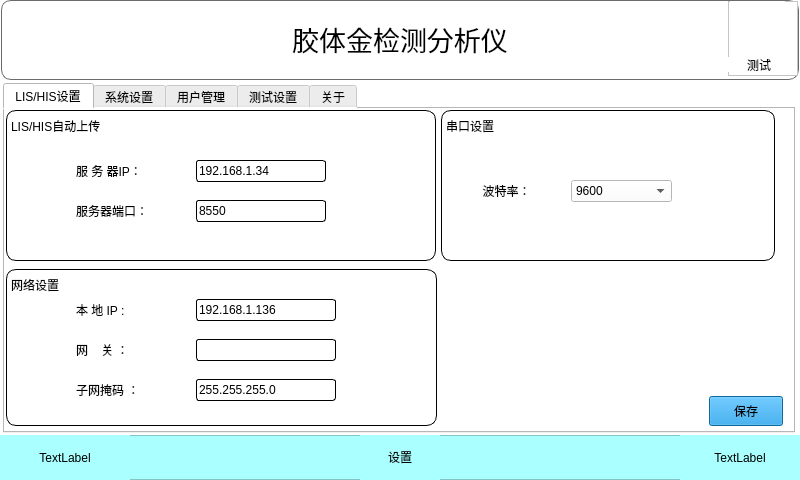
<?xml version="1.0" encoding="UTF-8"?>
<ui version="4.0">
 <class>Form</class>
 <widget class="QWidget" name="Form">
  <property name="geometry">
   <rect>
    <x>0</x>
    <y>0</y>
    <width>800</width>
    <height>480</height>
   </rect>
  </property>
  <property name="windowTitle">
   <string>Form</string>
  </property>
  <property name="styleSheet">
   <string notr="true">background-color:rgb(255, 255, 255)</string>
  </property>
  <widget class="QFrame" name="top">
   <property name="geometry">
    <rect>
     <x>1</x>
     <y>0</y>
     <width>798</width>
     <height>80</height>
    </rect>
   </property>
   <property name="styleSheet">
    <string notr="true">QWidget#top{

border: 1px solid rgb(106, 106, 106);
border-radius: 10px;
}
</string>
   </property>
   <property name="frameShape">
    <enum>QFrame::StyledPanel</enum>
   </property>
   <property name="frameShadow">
    <enum>QFrame::Raised</enum>
   </property>
   <widget class="QLabel" name="label">
    <property name="geometry">
     <rect>
      <x>209</x>
      <y>1</y>
      <width>380</width>
      <height>75</height>
     </rect>
    </property>
    <property name="font">
     <font>
      <family>AcadEref</family>
      <pointsize>20</pointsize>
     </font>
    </property>
    <property name="text">
     <string>胶体金检测分析仪</string>
    </property>
    <property name="alignment">
     <set>Qt::AlignCenter</set>
    </property>
   </widget>
   <widget class="QFrame" name="backBtn">
    <property name="geometry">
     <rect>
      <x>727</x>
      <y>1</y>
      <width>70</width>
      <height>75</height>
     </rect>
    </property>
    <property name="frameShape">
     <enum>QFrame::StyledPanel</enum>
    </property>
    <property name="frameShadow">
     <enum>QFrame::Raised</enum>
    </property>
    <widget class="QLabel" name="label_11">
     <property name="geometry">
      <rect>
       <x>2</x>
       <y>0</y>
       <width>55</width>
       <height>55</height>
      </rect>
     </property>
     <property name="text">
      <string/>
     </property>
     <property name="pixmap">
      <pixmap>../img/setup.png</pixmap>
     </property>
     <property name="alignment">
      <set>Qt::AlignCenter</set>
     </property>
    </widget>
    <widget class="QLabel" name="label_2">
     <property name="geometry">
      <rect>
       <x>0</x>
       <y>56</y>
       <width>62</width>
       <height>15</height>
      </rect>
     </property>
     <property name="text">
      <string>测试</string>
     </property>
     <property name="alignment">
      <set>Qt::AlignCenter</set>
     </property>
    </widget>
   </widget>
  </widget>
  <widget class="QFrame" name="under">
   <property name="geometry">
    <rect>
     <x>0</x>
     <y>435</y>
     <width>800</width>
     <height>45</height>
    </rect>
   </property>
   <property name="styleSheet">
    <string notr="true">background-color:rgb(170, 255, 255)</string>
   </property>
   <property name="frameShape">
    <enum>QFrame::StyledPanel</enum>
   </property>
   <property name="frameShadow">
    <enum>QFrame::Raised</enum>
   </property>
   <widget class="QLabel" name="label_13">
    <property name="geometry">
     <rect>
      <x>360</x>
      <y>0</y>
      <width>80</width>
      <height>45</height>
     </rect>
    </property>
    <property name="text">
     <string>设置</string>
    </property>
    <property name="alignment">
     <set>Qt::AlignCenter</set>
    </property>
    <property name="textInteractionFlags">
     <set>Qt::TextBrowserInteraction</set>
    </property>
   </widget>
   <widget class="QLabel" name="dateLabel">
    <property name="geometry">
     <rect>
      <x>0</x>
      <y>0</y>
      <width>130</width>
      <height>45</height>
     </rect>
    </property>
    <property name="text">
     <string>TextLabel</string>
    </property>
    <property name="alignment">
     <set>Qt::AlignCenter</set>
    </property>
   </widget>
   <widget class="QLabel" name="timeLabel">
    <property name="geometry">
     <rect>
      <x>680</x>
      <y>0</y>
      <width>120</width>
      <height>45</height>
     </rect>
    </property>
    <property name="text">
     <string>TextLabel</string>
    </property>
    <property name="alignment">
     <set>Qt::AlignCenter</set>
    </property>
   </widget>
  </widget>
  <widget class="QTabWidget" name="tabWidget">
   <property name="geometry">
    <rect>
     <x>3</x>
     <y>83</y>
     <width>792</width>
     <height>350</height>
    </rect>
   </property>
   <property name="currentIndex">
    <number>0</number>
   </property>
   <widget class="QWidget" name="tab">
    <attribute name="title">
     <string>LIS/HIS设置</string>
    </attribute>
    <widget class="QFrame" name="frame_8">
     <property name="geometry">
      <rect>
       <x>436</x>
       <y>1</y>
       <width>334</width>
       <height>151</height>
      </rect>
     </property>
     <property name="styleSheet">
      <string notr="true">QWidget#frame_8{

border: 1px solid black;
border-radius: 10px;
}
</string>
     </property>
     <property name="frameShape">
      <enum>QFrame::StyledPanel</enum>
     </property>
     <property name="frameShadow">
      <enum>QFrame::Raised</enum>
     </property>
     <widget class="QLabel" name="label_4">
      <property name="geometry">
       <rect>
        <x>5</x>
        <y>5</y>
        <width>71</width>
        <height>21</height>
       </rect>
      </property>
      <property name="text">
       <string>串口设置</string>
      </property>
      <property name="alignment">
       <set>Qt::AlignLeading|Qt::AlignLeft|Qt::AlignVCenter</set>
      </property>
     </widget>
     <widget class="QLabel" name="label_5">
      <property name="geometry">
       <rect>
        <x>30</x>
        <y>70</y>
        <width>71</width>
        <height>22</height>
       </rect>
      </property>
      <property name="styleSheet">
       <string notr="true"/>
      </property>
      <property name="text">
       <string>波特率：</string>
      </property>
      <property name="alignment">
       <set>Qt::AlignCenter</set>
      </property>
     </widget>
     <widget class="QComboBox" name="comboBox">
      <property name="geometry">
       <rect>
        <x>130</x>
        <y>70</y>
        <width>101</width>
        <height>22</height>
       </rect>
      </property>
      <property name="toolTip">
       <string>&lt;html&gt;&lt;head/&gt;&lt;body&gt;&lt;p&gt;波特率&lt;/p&gt;&lt;/body&gt;&lt;/html&gt;</string>
      </property>
      <item>
       <property name="text">
        <string>9600</string>
       </property>
      </item>
      <item>
       <property name="text">
        <string>115200</string>
       </property>
      </item>
     </widget>
    </widget>
    <widget class="QFrame" name="frame_9">
     <property name="geometry">
      <rect>
       <x>1</x>
       <y>1</y>
       <width>430</width>
       <height>151</height>
      </rect>
     </property>
     <property name="styleSheet">
      <string notr="true">QWidget#frame_9{

border: 1px solid black;
border-radius: 10px;
}
</string>
     </property>
     <property name="frameShape">
      <enum>QFrame::StyledPanel</enum>
     </property>
     <property name="frameShadow">
      <enum>QFrame::Raised</enum>
     </property>
     <widget class="QLabel" name="label_6">
      <property name="geometry">
       <rect>
        <x>5</x>
        <y>5</y>
        <width>121</width>
        <height>21</height>
       </rect>
      </property>
      <property name="text">
       <string>LIS/HIS自动上传</string>
      </property>
      <property name="alignment">
       <set>Qt::AlignLeading|Qt::AlignLeft|Qt::AlignVCenter</set>
      </property>
     </widget>
     <widget class="QLabel" name="label_7">
      <property name="geometry">
       <rect>
        <x>70</x>
        <y>50</y>
        <width>90</width>
        <height>22</height>
       </rect>
      </property>
      <property name="styleSheet">
       <string notr="true"/>
      </property>
      <property name="text">
       <string>服 务 器IP：</string>
      </property>
      <property name="alignment">
       <set>Qt::AlignLeading|Qt::AlignLeft|Qt::AlignVCenter</set>
      </property>
     </widget>
     <widget class="QLabel" name="label_3">
      <property name="geometry">
       <rect>
        <x>70</x>
        <y>90</y>
        <width>90</width>
        <height>22</height>
       </rect>
      </property>
      <property name="text">
       <string>服务器端口：</string>
      </property>
      <property name="alignment">
       <set>Qt::AlignLeading|Qt::AlignLeft|Qt::AlignVCenter</set>
      </property>
     </widget>
     <widget class="QLineEdit" name="lineEdit">
      <property name="geometry">
       <rect>
        <x>190</x>
        <y>50</y>
        <width>130</width>
        <height>22</height>
       </rect>
      </property>
      <property name="styleSheet">
       <string notr="true">border: 1px solid black;
border-radius: 3px;</string>
      </property>
      <property name="text">
       <string>192.168.1.34</string>
      </property>
      <property name="cursorMoveStyle">
       <enum>Qt::LogicalMoveStyle</enum>
      </property>
     </widget>
     <widget class="QLineEdit" name="lineEdit_2">
      <property name="geometry">
       <rect>
        <x>190</x>
        <y>90</y>
        <width>130</width>
        <height>22</height>
       </rect>
      </property>
      <property name="styleSheet">
       <string notr="true">border: 1px solid black;
border-radius: 3px;</string>
      </property>
      <property name="text">
       <string>8550</string>
      </property>
      <property name="cursorMoveStyle">
       <enum>Qt::LogicalMoveStyle</enum>
      </property>
     </widget>
    </widget>
    <widget class="QFrame" name="frame_10">
     <property name="geometry">
      <rect>
       <x>1</x>
       <y>160</y>
       <width>431</width>
       <height>157</height>
      </rect>
     </property>
     <property name="styleSheet">
      <string notr="true">QWidget#frame_10{

border: 1px solid black;
border-radius: 10px;
}
</string>
     </property>
     <property name="frameShape">
      <enum>QFrame::StyledPanel</enum>
     </property>
     <property name="frameShadow">
      <enum>QFrame::Raised</enum>
     </property>
     <widget class="QLabel" name="label_8">
      <property name="geometry">
       <rect>
        <x>5</x>
        <y>5</y>
        <width>71</width>
        <height>21</height>
       </rect>
      </property>
      <property name="text">
       <string>网络设置</string>
      </property>
      <property name="alignment">
       <set>Qt::AlignLeading|Qt::AlignLeft|Qt::AlignVCenter</set>
      </property>
     </widget>
     <widget class="QLineEdit" name="lineEdit_3">
      <property name="geometry">
       <rect>
        <x>190</x>
        <y>70</y>
        <width>140</width>
        <height>22</height>
       </rect>
      </property>
      <property name="styleSheet">
       <string notr="true">border: 1px solid black;
border-radius: 3px;</string>
      </property>
      <property name="text">
       <string/>
      </property>
      <property name="cursorMoveStyle">
       <enum>Qt::LogicalMoveStyle</enum>
      </property>
     </widget>
     <widget class="QLabel" name="label_9">
      <property name="geometry">
       <rect>
        <x>70</x>
        <y>70</y>
        <width>90</width>
        <height>22</height>
       </rect>
      </property>
      <property name="text">
       <string>网    关 ：</string>
      </property>
      <property name="alignment">
       <set>Qt::AlignLeading|Qt::AlignLeft|Qt::AlignVCenter</set>
      </property>
     </widget>
     <widget class="QLineEdit" name="lineEdit_4">
      <property name="geometry">
       <rect>
        <x>190</x>
        <y>30</y>
        <width>140</width>
        <height>22</height>
       </rect>
      </property>
      <property name="styleSheet">
       <string notr="true">border: 1px solid black;
border-radius: 3px;</string>
      </property>
      <property name="text">
       <string>192.168.1.136</string>
      </property>
      <property name="cursorMoveStyle">
       <enum>Qt::LogicalMoveStyle</enum>
      </property>
     </widget>
     <widget class="QLabel" name="label_10">
      <property name="geometry">
       <rect>
        <x>70</x>
        <y>30</y>
        <width>90</width>
        <height>22</height>
       </rect>
      </property>
      <property name="styleSheet">
       <string notr="true"/>
      </property>
      <property name="text">
       <string>本 地 IP :</string>
      </property>
      <property name="alignment">
       <set>Qt::AlignLeading|Qt::AlignLeft|Qt::AlignVCenter</set>
      </property>
     </widget>
     <widget class="QLineEdit" name="lineEdit_6">
      <property name="geometry">
       <rect>
        <x>190</x>
        <y>110</y>
        <width>140</width>
        <height>22</height>
       </rect>
      </property>
      <property name="styleSheet">
       <string notr="true">border: 1px solid black;
border-radius: 3px;</string>
      </property>
      <property name="text">
       <string>255.255.255.0</string>
      </property>
      <property name="cursorMoveStyle">
       <enum>Qt::LogicalMoveStyle</enum>
      </property>
     </widget>
     <widget class="QLabel" name="label_14">
      <property name="geometry">
       <rect>
        <x>70</x>
        <y>110</y>
        <width>90</width>
        <height>22</height>
       </rect>
      </property>
      <property name="styleSheet">
       <string notr="true"/>
      </property>
      <property name="text">
       <string>子网掩码 ：</string>
      </property>
      <property name="alignment">
       <set>Qt::AlignLeading|Qt::AlignLeft|Qt::AlignVCenter</set>
      </property>
     </widget>
    </widget>
    <widget class="QPushButton" name="pushButton">
     <property name="geometry">
      <rect>
       <x>704</x>
       <y>287</y>
       <width>74</width>
       <height>30</height>
      </rect>
     </property>
     <property name="styleSheet">
      <string notr="true">background-color:rgb(20, 144, 219)</string>
     </property>
     <property name="text">
      <string>保存</string>
     </property>
    </widget>
   </widget>
   <widget class="QWidget" name="tab_2">
    <attribute name="title">
     <string>系统设置</string>
    </attribute>
    <widget class="QFrame" name="frame_11">
     <property name="geometry">
      <rect>
       <x>2</x>
       <y>2</y>
       <width>784</width>
       <height>228</height>
      </rect>
     </property>
     <property name="styleSheet">
      <string notr="true">QWidget#frame_11{

border: 1px solid black;
border-radius: 10px;
}
</string>
     </property>
     <property name="frameShape">
      <enum>QFrame::StyledPanel</enum>
     </property>
     <property name="frameShadow">
      <enum>QFrame::Raised</enum>
     </property>
     <widget class="QLabel" name="label_12">
      <property name="geometry">
       <rect>
        <x>5</x>
        <y>5</y>
        <width>121</width>
        <height>21</height>
       </rect>
      </property>
      <property name="text">
       <string>系统时间设置</string>
      </property>
      <property name="alignment">
       <set>Qt::AlignLeading|Qt::AlignLeft|Qt::AlignVCenter</set>
      </property>
     </widget>
     <widget class="QPushButton" name="pushButton_2">
      <property name="geometry">
       <rect>
        <x>630</x>
        <y>170</y>
        <width>75</width>
        <height>23</height>
       </rect>
      </property>
      <property name="styleSheet">
       <string notr="true">background-color:rgb(20, 144, 219)</string>
      </property>
      <property name="text">
       <string>保存</string>
      </property>
     </widget>
     <widget class="QLabel" name="label_15">
      <property name="geometry">
       <rect>
        <x>100</x>
        <y>74</y>
        <width>90</width>
        <height>22</height>
       </rect>
      </property>
      <property name="styleSheet">
       <string notr="true"/>
      </property>
      <property name="text">
       <string>日期(年/月/日)</string>
      </property>
      <property name="alignment">
       <set>Qt::AlignLeading|Qt::AlignLeft|Qt::AlignVCenter</set>
      </property>
     </widget>
     <widget class="QLineEdit" name="lineEdit_10">
      <property name="geometry">
       <rect>
        <x>270</x>
        <y>146</y>
        <width>45</width>
        <height>30</height>
       </rect>
      </property>
      <property name="styleSheet">
       <string notr="true">border: 1px solid black;
border-radius: 3px;</string>
      </property>
      <property name="text">
       <string/>
      </property>
      <property name="echoMode">
       <enum>QLineEdit::Normal</enum>
      </property>
      <property name="cursorMoveStyle">
       <enum>Qt::LogicalMoveStyle</enum>
      </property>
     </widget>
     <widget class="QLineEdit" name="lineEdit_7">
      <property name="geometry">
       <rect>
        <x>200</x>
        <y>146</y>
        <width>45</width>
        <height>30</height>
       </rect>
      </property>
      <property name="styleSheet">
       <string notr="true">border: 1px solid black;
border-radius: 3px;</string>
      </property>
      <property name="text">
       <string/>
      </property>
      <property name="echoMode">
       <enum>QLineEdit::Normal</enum>
      </property>
      <property name="cursorMoveStyle">
       <enum>Qt::LogicalMoveStyle</enum>
      </property>
     </widget>
     <widget class="QLineEdit" name="lineEdit_11">
      <property name="geometry">
       <rect>
        <x>340</x>
        <y>146</y>
        <width>45</width>
        <height>30</height>
       </rect>
      </property>
      <property name="styleSheet">
       <string notr="true">border: 1px solid black;
border-radius: 3px;</string>
      </property>
      <property name="text">
       <string/>
      </property>
      <property name="echoMode">
       <enum>QLineEdit::Normal</enum>
      </property>
      <property name="cursorMoveStyle">
       <enum>Qt::LogicalMoveStyle</enum>
      </property>
     </widget>
     <widget class="QLabel" name="label_16">
      <property name="geometry">
       <rect>
        <x>100</x>
        <y>150</y>
        <width>90</width>
        <height>22</height>
       </rect>
      </property>
      <property name="styleSheet">
       <string notr="true"/>
      </property>
      <property name="text">
       <string>时间(时/分/秒)</string>
      </property>
      <property name="alignment">
       <set>Qt::AlignLeading|Qt::AlignLeft|Qt::AlignVCenter</set>
      </property>
     </widget>
     <widget class="QDateEdit" name="dateEdit">
      <property name="geometry">
       <rect>
        <x>200</x>
        <y>60</y>
        <width>191</width>
        <height>51</height>
       </rect>
      </property>
     </widget>
    </widget>
    <widget class="QFrame" name="frame_12">
     <property name="geometry">
      <rect>
       <x>1</x>
       <y>234</y>
       <width>180</width>
       <height>85</height>
      </rect>
     </property>
     <property name="styleSheet">
      <string notr="true">QWidget#frame_12{

border: 1px solid black;
border-radius: 10px;
}
</string>
     </property>
     <property name="frameShape">
      <enum>QFrame::StyledPanel</enum>
     </property>
     <property name="frameShadow">
      <enum>QFrame::Raised</enum>
     </property>
     <widget class="QLabel" name="label_17">
      <property name="geometry">
       <rect>
        <x>5</x>
        <y>5</y>
        <width>71</width>
        <height>21</height>
       </rect>
      </property>
      <property name="text">
       <string>屏幕校准</string>
      </property>
      <property name="alignment">
       <set>Qt::AlignLeading|Qt::AlignLeft|Qt::AlignVCenter</set>
      </property>
     </widget>
     <widget class="QPushButton" name="pushButton_3">
      <property name="geometry">
       <rect>
        <x>50</x>
        <y>40</y>
        <width>80</width>
        <height>23</height>
       </rect>
      </property>
      <property name="styleSheet">
       <string notr="true">



border-radius: 5px;
background-color:rgb(20, 144, 219)
</string>
      </property>
      <property name="text">
       <string>校准</string>
      </property>
     </widget>
    </widget>
    <widget class="QFrame" name="frame_13">
     <property name="geometry">
      <rect>
       <x>186</x>
       <y>234</y>
       <width>180</width>
       <height>85</height>
      </rect>
     </property>
     <property name="styleSheet">
      <string notr="true">QWidget#frame_13
{

border: 1px solid black;
border-radius: 10px;
}
</string>
     </property>
     <property name="frameShape">
      <enum>QFrame::StyledPanel</enum>
     </property>
     <property name="frameShadow">
      <enum>QFrame::Raised</enum>
     </property>
     <widget class="QLabel" name="label_18">
      <property name="geometry">
       <rect>
        <x>5</x>
        <y>5</y>
        <width>71</width>
        <height>21</height>
       </rect>
      </property>
      <property name="text">
       <string>恢复出厂设置</string>
      </property>
      <property name="alignment">
       <set>Qt::AlignLeading|Qt::AlignLeft|Qt::AlignVCenter</set>
      </property>
     </widget>
     <widget class="QPushButton" name="pushButton_4">
      <property name="geometry">
       <rect>
        <x>50</x>
        <y>40</y>
        <width>80</width>
        <height>23</height>
       </rect>
      </property>
      <property name="styleSheet">
       <string notr="true">



border-radius: 5px;
background-color:rgb(20, 144, 219)
</string>
      </property>
      <property name="text">
       <string>清除数据</string>
      </property>
     </widget>
    </widget>
    <widget class="QFrame" name="frame_14">
     <property name="geometry">
      <rect>
       <x>371</x>
       <y>234</y>
       <width>180</width>
       <height>85</height>
      </rect>
     </property>
     <property name="styleSheet">
      <string notr="true">QWidget#frame_14
{

border: 1px solid black;
border-radius: 10px;
}
</string>
     </property>
     <property name="frameShape">
      <enum>QFrame::StyledPanel</enum>
     </property>
     <property name="frameShadow">
      <enum>QFrame::Raised</enum>
     </property>
     <widget class="QLabel" name="label_19">
      <property name="geometry">
       <rect>
        <x>5</x>
        <y>5</y>
        <width>71</width>
        <height>21</height>
       </rect>
      </property>
      <property name="text">
       <string>系统自检</string>
      </property>
      <property name="alignment">
       <set>Qt::AlignLeading|Qt::AlignLeft|Qt::AlignVCenter</set>
      </property>
     </widget>
     <widget class="QPushButton" name="pushButton_5">
      <property name="geometry">
       <rect>
        <x>50</x>
        <y>40</y>
        <width>80</width>
        <height>23</height>
       </rect>
      </property>
      <property name="styleSheet">
       <string notr="true">



border-radius: 5px;
background-color:rgb(20, 144, 219)
</string>
      </property>
      <property name="text">
       <string>开始自检</string>
      </property>
     </widget>
    </widget>
    <widget class="QFrame" name="frame_15">
     <property name="geometry">
      <rect>
       <x>556</x>
       <y>234</y>
       <width>229</width>
       <height>85</height>
      </rect>
     </property>
     <property name="styleSheet">
      <string notr="true">QWidget#frame_15

{

border: 1px solid black;
border-radius: 10px;
}
</string>
     </property>
     <property name="frameShape">
      <enum>QFrame::StyledPanel</enum>
     </property>
     <property name="frameShadow">
      <enum>QFrame::Raised</enum>
     </property>
     <widget class="QLabel" name="label_20">
      <property name="geometry">
       <rect>
        <x>5</x>
        <y>5</y>
        <width>71</width>
        <height>21</height>
       </rect>
      </property>
      <property name="text">
       <string>系统语言</string>
      </property>
      <property name="alignment">
       <set>Qt::AlignLeading|Qt::AlignLeft|Qt::AlignVCenter</set>
      </property>
     </widget>
     <widget class="QPushButton" name="pushButton_7">
      <property name="geometry">
       <rect>
        <x>166</x>
        <y>40</y>
        <width>54</width>
        <height>23</height>
       </rect>
      </property>
      <property name="styleSheet">
       <string notr="true">



border-radius: 5px;
background-color:rgb(20, 144, 219)
</string>
      </property>
      <property name="text">
       <string>保存</string>
      </property>
     </widget>
     <widget class="QComboBox" name="comboBox_2">
      <property name="geometry">
       <rect>
        <x>30</x>
        <y>40</y>
        <width>101</width>
        <height>22</height>
       </rect>
      </property>
      <property name="toolTip">
       <string>&lt;html&gt;&lt;head/&gt;&lt;body&gt;&lt;p&gt;波特率&lt;/p&gt;&lt;/body&gt;&lt;/html&gt;</string>
      </property>
      <item>
       <property name="text">
        <string>中文</string>
       </property>
      </item>
      <item>
       <property name="text">
        <string>英语</string>
       </property>
      </item>
      <item>
       <property name="text">
        <string/>
       </property>
      </item>
     </widget>
    </widget>
   </widget>
   <widget class="QWidget" name="tab_3">
    <attribute name="title">
     <string>用户管理</string>
    </attribute>
    <widget class="QFrame" name="frame_16">
     <property name="geometry">
      <rect>
       <x>10</x>
       <y>10</y>
       <width>371</width>
       <height>201</height>
      </rect>
     </property>
     <property name="styleSheet">
      <string notr="true">QWidget#frame_16
{

border: 1px solid black;
border-radius: 10px;
}
</string>
     </property>
     <property name="frameShape">
      <enum>QFrame::StyledPanel</enum>
     </property>
     <property name="frameShadow">
      <enum>QFrame::Raised</enum>
     </property>
     <widget class="QLabel" name="label_21">
      <property name="geometry">
       <rect>
        <x>5</x>
        <y>5</y>
        <width>71</width>
        <height>21</height>
       </rect>
      </property>
      <property name="text">
       <string>当前用户:</string>
      </property>
      <property name="alignment">
       <set>Qt::AlignLeading|Qt::AlignLeft|Qt::AlignVCenter</set>
      </property>
     </widget>
     <widget class="QLabel" name="label_22">
      <property name="geometry">
       <rect>
        <x>48</x>
        <y>50</y>
        <width>80</width>
        <height>30</height>
       </rect>
      </property>
      <property name="text">
       <string>账  号:</string>
      </property>
     </widget>
     <widget class="QLabel" name="label_23">
      <property name="geometry">
       <rect>
        <x>48</x>
        <y>90</y>
        <width>80</width>
        <height>30</height>
       </rect>
      </property>
      <property name="text">
       <string>用户名:</string>
      </property>
     </widget>
     <widget class="QLabel" name="label_24">
      <property name="geometry">
       <rect>
        <x>48</x>
        <y>140</y>
        <width>80</width>
        <height>30</height>
       </rect>
      </property>
      <property name="text">
       <string>用户类型：</string>
      </property>
     </widget>
     <widget class="QLabel" name="label_25">
      <property name="geometry">
       <rect>
        <x>152</x>
        <y>90</y>
        <width>111</width>
        <height>30</height>
       </rect>
      </property>
      <property name="text">
       <string>admin</string>
      </property>
     </widget>
     <widget class="QLabel" name="label_26">
      <property name="geometry">
       <rect>
        <x>152</x>
        <y>50</y>
        <width>111</width>
        <height>30</height>
       </rect>
      </property>
      <property name="text">
       <string>admin</string>
      </property>
     </widget>
     <widget class="QLabel" name="label_27">
      <property name="geometry">
       <rect>
        <x>152</x>
        <y>140</y>
        <width>111</width>
        <height>30</height>
       </rect>
      </property>
      <property name="text">
       <string>管理员</string>
      </property>
     </widget>
    </widget>
    <widget class="QPushButton" name="pushButton_13">
     <property name="geometry">
      <rect>
       <x>50</x>
       <y>228</y>
       <width>120</width>
       <height>31</height>
      </rect>
     </property>
     <property name="styleSheet">
      <string notr="true">background-color:rgb(27, 134, 204);
color:rgb(255,255,255);
border-radius: 5px; 
        </string>
     </property>
     <property name="text">
      <string>登出</string>
     </property>
    </widget>
    <widget class="QPushButton" name="pushButton_14">
     <property name="geometry">
      <rect>
       <x>50</x>
       <y>278</y>
       <width>120</width>
       <height>31</height>
      </rect>
     </property>
     <property name="styleSheet">
      <string notr="true">background-color:rgb(27, 134, 204);
color:rgb(255,255,255);
border-radius: 5px; 
        </string>
     </property>
     <property name="text">
      <string>新增用户</string>
     </property>
    </widget>
    <widget class="QPushButton" name="pushButton_15">
     <property name="geometry">
      <rect>
       <x>220</x>
       <y>278</y>
       <width>120</width>
       <height>31</height>
      </rect>
     </property>
     <property name="styleSheet">
      <string notr="true">background-color:rgb(27, 134, 204);
color:rgb(255,255,255);
border-radius: 5px; 
        </string>
     </property>
     <property name="text">
      <string>删除用户</string>
     </property>
    </widget>
    <widget class="QPushButton" name="pushButton_16">
     <property name="geometry">
      <rect>
       <x>220</x>
       <y>228</y>
       <width>120</width>
       <height>31</height>
      </rect>
     </property>
     <property name="styleSheet">
      <string notr="true">background-color:rgb(27, 134, 204);
color:rgb(255,255,255);
border-radius: 5px; 
        </string>
     </property>
     <property name="text">
      <string>修改用户</string>
     </property>
    </widget>
    <widget class="QTableWidget" name="tableWidget">
     <property name="geometry">
      <rect>
       <x>406</x>
       <y>24</y>
       <width>375</width>
       <height>294</height>
      </rect>
     </property>
     <attribute name="horizontalHeaderDefaultSectionSize">
      <number>124</number>
     </attribute>
     <column>
      <property name="text">
       <string>账号</string>
      </property>
     </column>
     <column>
      <property name="text">
       <string>用户名</string>
      </property>
     </column>
     <column>
      <property name="text">
       <string>管理员</string>
      </property>
     </column>
    </widget>
    <widget class="QLabel" name="label_51">
     <property name="geometry">
      <rect>
       <x>400</x>
       <y>6</y>
       <width>71</width>
       <height>16</height>
      </rect>
     </property>
     <property name="text">
      <string>用户列表</string>
     </property>
    </widget>
   </widget>
   <widget class="QWidget" name="tab_5">
    <attribute name="title">
     <string>测试设置</string>
    </attribute>
    <widget class="QLabel" name="label_28">
     <property name="geometry">
      <rect>
       <x>10</x>
       <y>10</y>
       <width>101</width>
       <height>31</height>
      </rect>
     </property>
     <property name="text">
      <string>流水号:YYMMDD-</string>
     </property>
    </widget>
    <widget class="QSpinBox" name="spinBox">
     <property name="geometry">
      <rect>
       <x>130</x>
       <y>10</y>
       <width>51</width>
       <height>31</height>
      </rect>
     </property>
    </widget>
    <widget class="QLabel" name="label_29">
     <property name="geometry">
      <rect>
       <x>230</x>
       <y>10</y>
       <width>91</width>
       <height>31</height>
      </rect>
     </property>
     <property name="text">
      <string>记录保存天数</string>
     </property>
    </widget>
    <widget class="QSpinBox" name="spinBox_2">
     <property name="geometry">
      <rect>
       <x>340</x>
       <y>10</y>
       <width>91</width>
       <height>31</height>
      </rect>
     </property>
    </widget>
    <widget class="QLabel" name="label_30">
     <property name="geometry">
      <rect>
       <x>10</x>
       <y>60</y>
       <width>101</width>
       <height>31</height>
      </rect>
     </property>
     <property name="text">
      <string>流水号后缀长度</string>
     </property>
    </widget>
    <widget class="QSpinBox" name="spinBox_3">
     <property name="geometry">
      <rect>
       <x>130</x>
       <y>60</y>
       <width>51</width>
       <height>31</height>
      </rect>
     </property>
    </widget>
    <widget class="QComboBox" name="comboBox_3">
     <property name="geometry">
      <rect>
       <x>340</x>
       <y>60</y>
       <width>91</width>
       <height>31</height>
      </rect>
     </property>
     <item>
      <property name="text">
       <string>定性+定量</string>
      </property>
     </item>
     <item>
      <property name="text">
       <string>定性</string>
      </property>
     </item>
     <item>
      <property name="text">
       <string>定量</string>
      </property>
     </item>
    </widget>
    <widget class="QLabel" name="label_31">
     <property name="geometry">
      <rect>
       <x>230</x>
       <y>60</y>
       <width>91</width>
       <height>31</height>
      </rect>
     </property>
     <property name="text">
      <string>结果类型</string>
     </property>
    </widget>
    <widget class="QFrame" name="frame">
     <property name="geometry">
      <rect>
       <x>520</x>
       <y>10</y>
       <width>251</width>
       <height>81</height>
      </rect>
     </property>
     <property name="styleSheet">
      <string notr="true">QWidget#frame{

border: 1px solid rgb(106, 106, 106);
border-radius: 10px;
}</string>
     </property>
     <property name="frameShape">
      <enum>QFrame::StyledPanel</enum>
     </property>
     <property name="frameShadow">
      <enum>QFrame::Raised</enum>
     </property>
     <widget class="QLabel" name="label_32">
      <property name="geometry">
       <rect>
        <x>4</x>
        <y>3</y>
        <width>60</width>
        <height>18</height>
       </rect>
      </property>
      <property name="text">
       <string>USB</string>
      </property>
     </widget>
     <widget class="QPushButton" name="pushButton_17">
      <property name="geometry">
       <rect>
        <x>180</x>
        <y>40</y>
        <width>60</width>
        <height>31</height>
       </rect>
      </property>
      <property name="styleSheet">
       <string notr="true">background-color:rgb(27, 134, 204);
color:rgb(255,255,255);
border-radius: 5px; 
        </string>
      </property>
      <property name="text">
       <string>刷新</string>
      </property>
     </widget>
     <widget class="QLabel" name="label_33">
      <property name="geometry">
       <rect>
        <x>10</x>
        <y>25</y>
        <width>41</width>
        <height>20</height>
       </rect>
      </property>
      <property name="text">
       <string>设备1</string>
      </property>
     </widget>
     <widget class="QLabel" name="label_34">
      <property name="geometry">
       <rect>
        <x>10</x>
        <y>50</y>
        <width>41</width>
        <height>20</height>
       </rect>
      </property>
      <property name="text">
       <string>设备2</string>
      </property>
     </widget>
     <widget class="QLabel" name="label_35">
      <property name="geometry">
       <rect>
        <x>70</x>
        <y>25</y>
        <width>41</width>
        <height>20</height>
       </rect>
      </property>
      <property name="text">
       <string>在</string>
      </property>
     </widget>
     <widget class="QLabel" name="label_36">
      <property name="geometry">
       <rect>
        <x>70</x>
        <y>50</y>
        <width>41</width>
        <height>20</height>
       </rect>
      </property>
      <property name="text">
       <string>在</string>
      </property>
     </widget>
    </widget>
    <widget class="QPushButton" name="pushButton_18">
     <property name="geometry">
      <rect>
       <x>700</x>
       <y>270</y>
       <width>71</width>
       <height>41</height>
      </rect>
     </property>
     <property name="styleSheet">
      <string notr="true">background-color:rgb(27, 134, 204);
color:rgb(255,255,255);
border-radius: 5px; 
        </string>
     </property>
     <property name="text">
      <string>保存</string>
     </property>
    </widget>
   </widget>
   <widget class="QWidget" name="tab_4">
    <attribute name="title">
     <string>关于</string>
    </attribute>
   </widget>
  </widget>
 </widget>
 <resources>
  <include location="img.qrc"/>
 </resources>
 <connections/>
</ui>
